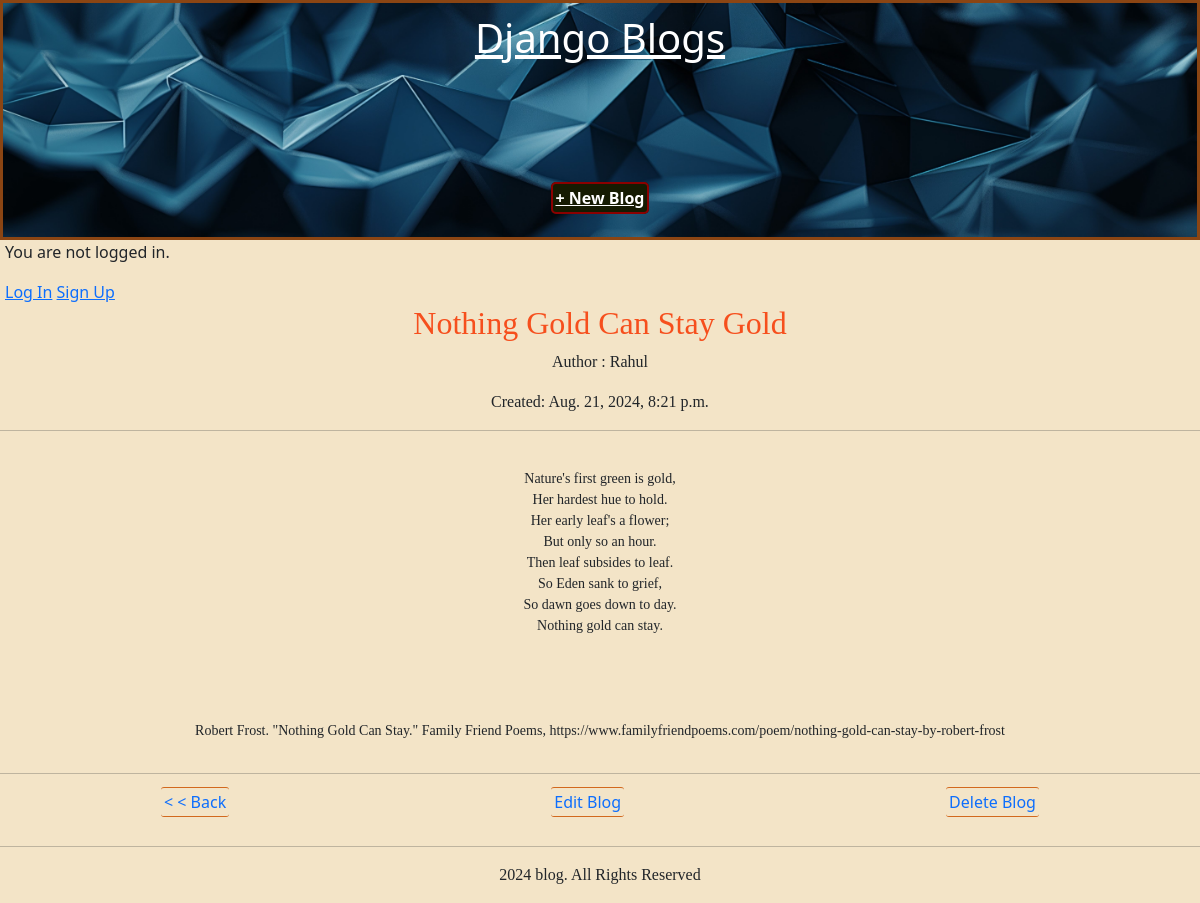
The app's page /post/4 with its own data.
### blog/models.py (models this page shows, shortened)
class Post(models.Model):
    title=models.CharField(max_length=100)
    author=models.ForeignKey(
        User,  on_delete=models.CASCADE
    )
    body=models.TextField()
    created=models.DateTimeField(auto_now_add=True)

### blog/views.py (the view)
# urls.py: path('post/<int:pk>', BlogDetailView.as_view(), name='post_detail'),
class BlogDetailView(DetailView):
    template_name='post_detail.html'
    model=Post

### blog/templates/post_detail.html (shortened to what this page needs)
{% extends 'base.html' %}
{% block content %}
<div class="c3id1">
    <h2>{{post.title}}</h2>
    <p><span>Author : </span>{{post.author}}</p>
    <p><span>Created: </span>{{post.created}}</p>
    <hr>
    <pre> <p class="c3id1">{{post.body}}</p></pre>
    <hr>
</div>
<div class="c3id2">
    <p class="c3id3"><a href="{% url 'home' %}"> &lt; &lt; Back </a></p>
    <p class="c3id3"><a href="{% url 'post_edit' post.pk %}"> Edit Blog</a></p>
    <p class="c3id3"><a href="{% url 'post_delete' post.pk %}"> Delete Blog</a></p>
</div>
{% endblock content %}

### static/css/base.css (style rules this page uses)
body { margin: 0px; padding: 0px; background-color:rgb(243, 228, 199); }
.c3id1 { font-family:'Times New Roman', Times, serif; text-align: center; }
.c3id1 h2 { color: rgb(246, 79, 29); }
.c3id2 { display: flex; flex-direction: row; justify-content: space-around; }
.c3id3 a { text-decoration: none; border: 1px solid chocolate; border-left: 0px; border-right: 0px; padding: 3px; border-radius: 3px; }

### records on screen
Post: title "Nothing Gold Can Stay Gold", author "Rahul", created "Aug. 21, 2024, 8:21 p.m.", body "Nature's first green is gold, Her hardest hue to hold. Her early leaf's a flower; But only so an hour. Then leaf subsides to leaf. So Eden sank to grief, So dawn goes down to day. Nothing gold can stay. Robert Frost. \"Nothing Gold Can Stay.\" Family Friend Poems, https://www.familyfriendpoems.com/poem/nothing-gold-can-stay-by-robert-frost"
